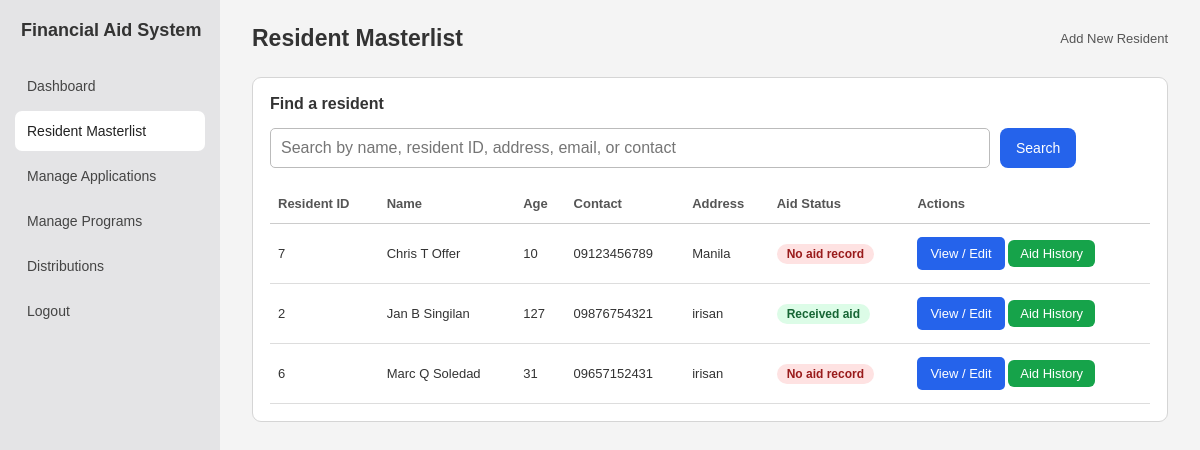
Page /worker/resident_management.php (signed in) on the committed database.
### tables this page shows
CREATE TABLE `resident_information` (
  `resident_id` int(11) NOT NULL,
  `firstname` varchar(100) NOT NULL,
  `middlename` varchar(100) NOT NULL,
  `lastname` varchar(100) NOT NULL,
  `age` tinyint(3) NOT NULL,
  `gender` enum('Male','Female','Other') NOT NULL,
  `contact` varchar(11) NOT NULL,
  `address` varchar(100) NOT NULL
);

### classes/resident.php (called while the page is built, shortened)
<?php
	class Resident{
		private PDO $pdo;
		function __construct(PDO $pdo){
			$this -> pdo = $pdo;
		}
		public function search_residents($search = ''){
			$sql = "SELECT ri.*,
					EXISTS (
						SELECT 1
						FROM application a
						INNER JOIN assistance_release release_record
							ON release_record.applicant_id = a.applicant_id
						WHERE a.resident_id = ri.resident_id
					) AS has_received_aid
				FROM resident_information ri";
			$params = [];
			$sql .= " ORDER BY ri.lastname, ri.firstname, ri.resident_id DESC";
			$prep = $this->pdo->prepare($sql);
			$prep->execute($params);
			return $prep->fetchAll(PDO::FETCH_ASSOC);
		}
	}
?>

### worker/resident_management.php (the view, shortened to what this page needs)
<?php
require_once "../dbconn.php";
require_once "../classes/resident.php";
$residentManager = new Resident($pdo);
$escape = function ($value) {
    return htmlspecialchars(is_scalar($value ?? null) ? (string)$value : '', ENT_QUOTES, 'UTF-8');
};
$search = trim((string)($_GET['q'] ?? ''));
$residentId = filter_var($_GET['edit'] ?? null, FILTER_VALIDATE_INT);
$isEditing = $residentId !== false && $residentId !== null && $residentId > 0;
$residents = $residentManager->search_residents($search);
$formOpen = $isEditing || (($_GET['action'] ?? '') === 'add') || ($_SERVER['REQUEST_METHOD'] === 'POST');
?>
<!DOCTYPE html>
<html lang="en">
<head>
    <link rel="stylesheet" href="worker_style.css">
    <link rel="stylesheet" href="../application/application_style.css">
</head>
<body>
<div class="dashboard">
    <?php $activePage = 'residents'; require __DIR__ . '/sidebar.php'; ?>
    <main class="main-content">
        <div class="topbar">
            <h2>Resident Masterlist</h2>
            <a class="search-clear" href="resident_management.php?action=add">Add New Resident</a>
        </div>
        <section class="panel">
            <div class="panel-header"><h3>Find a resident</h3></div>
            <form method="get" class="resident-search">
                <input class="search-input" type="search" name="q" value="<?php echo $escape($search); ?>" placeholder="Search by name, resident ID, address, email, or contact">
                <button class="search-btn" type="submit">Search</button>
            </form>
            <?php if ($search !== '' || !$formOpen): ?>
                <div class="table-wrapper">
                    <table class="applicant-table">
                        <thead><tr><th>Resident ID</th><th>Name</th><th>Age</th><th>Contact</th><th>Address</th><th>Aid Status</th><th>Actions</th></tr></thead>
                        <tbody>
                        <?php foreach ($residents as $item): ?>
                            <tr>
                                <td><?php echo $escape($item['resident_id']); ?></td>
                                <td><?php echo $escape(trim(implode(' ', array_filter([$item['firstname'], $item['middlename'], $item['lastname'], $item['suffix']])))); ?></td>
                                <td><?php echo $escape($item['age'] ?? ''); ?></td>
                                <td><?php echo $escape($item['contact'] ?? ''); ?></td>
                                <td><?php echo $escape($item['address'] ?? ''); ?></td>
                                <td>
                                    <span class="badge <?php echo !empty($item['has_received_aid']) ? 'badge-yes' : 'badge-no'; ?>">
                                        <?php echo !empty($item['has_received_aid']) ? 'Received aid' : 'No aid record'; ?>
                                    </span>
                                </td>
                                <td>
                                    <a class="resident-link" href="resident_management.php?edit=<?php echo urlencode((string)$item['resident_id']); ?>">View / Edit</a>
                                    <a class="open-record-btn" href="resident_record.php?id=<?php echo urlencode((string)$item['resident_id']); ?>">Aid History</a>
                                </td>
                            </tr>
                        <?php endforeach; ?>
                        </tbody>
                    </table>
                </div>
            <?php endif; ?>
        </section>
    </main>
</div>
</body>
</html>

### worker/worker_style.css (style rules this page uses)
* { margin: 0; padding: 0; box-sizing: border-box; }
body { font-family: Arial, Helvetica, sans-serif; background-color: #f4f4f4; color: #333; }
.dashboard { display: flex; min-height: 100vh; }
.main-content { flex: 1; padding: 25px 32px; min-width: 0; }
.topbar { display: flex; justify-content: space-between; align-items: center; margin-bottom: 25px; }
.topbar h2 { font-size: 23px; font-weight: bold; }
.panel { background-color: white; border: 1px solid #d5d5d5; border-radius: 9px; padding: 17px; min-width: 0; }
.panel-header { display: flex; justify-content: space-between; align-items: center; margin-bottom: 15px; }
.panel-header h3, .panel h3 { font-size: 16px; font-weight: bold; }
.table-wrapper { width: 100%; overflow-x: auto; }
.applicant-table { width: 100%; border-collapse: collapse; font-size: 13px; }
.applicant-table th { text-align: left; color: #555; padding: 12px 8px; border-bottom: 1px solid #ccc; white-space: nowrap; }
.applicant-table td { padding: 13px 8px; border-bottom: 1px solid #ddd; }
.search-input { width: 420px; max-width: 60vw; padding: 10px 12px; border: 1px solid #d0d5dd; border-radius: 8px; font-size: 14px; outline: none; }
.search-btn { padding: 10px 16px; border: none; border-radius: 8px; background: #2563eb; color: #fff; font-size: 14px; cursor: pointer; }
.search-clear { font-size: 13px; color: #555; text-decoration: none; }
.open-record-btn { display: inline-block; padding: 6px 12px; border-radius: 6px; background: #16a34a; color: #fff; text-decoration: none; font-size: 13px; border: none; cursor: pointer; white-space: nowrap; }
.badge { display: inline-block; padding: 3px 10px; border-radius: 999px; font-size: 12px; font-weight: 600; white-space: nowrap; }
.badge-yes { background: #dcfce7; color: #166534; }
.badge-no { background: #fee2e2; color: #991b1b; }

### worker/resident_management.php (style rules this page uses)
.resident-form > label input, .resident-form > label select, .search-input { width: 100%; padding: 10px; border: 1px solid #bbb; border-radius: 5px; font: inherit; }
.resident-actions button, .resident-actions a, .resident-link { display: inline-block; padding: 9px 13px; border: 0; border-radius: 5px; background: #2563eb; color: white; text-decoration: none; cursor: pointer; font: inherit; }
.resident-search { display: flex; gap: 10px; margin-bottom: 16px; }

### rows in the picture
resident_information: resident_id "7", firstname+middlename+lastname "Chris T Offer", age "10", contact "09123456789", address "Manila", shows "No aid record"
resident_information: resident_id "2", firstname+middlename+lastname "Jan B Singilan", age "127", contact "09876754321", address "irisan", shows "Received aid"
resident_information: resident_id "6", firstname+middlename+lastname "Marc Q Soledad", age "31", contact "09657152431", address "irisan", shows "No aid record"

### other values in the picture
$item[1] "Dashboard"
$item[1] "Resident Masterlist"
$item[1] "Manage Applications"
$item[1] "Manage Programs"
$item[1] "Distributions"
$item[1] "Logout"
